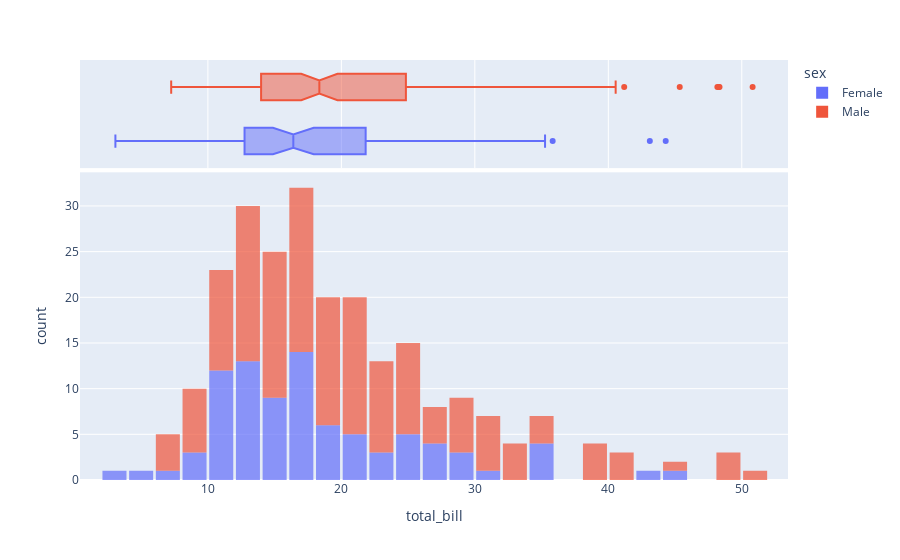

Source (notebook cell):
### Markdown cell above
Distplot is a function in Plotly Express that creates a histogram with a kernel density estimate (KDE) line on top of it. It combines the information from a histogram and a KDE plot to show the distribution of a variable.

### Code cell
import plotly.express as px
tips = px.data.tips()
fig = px.histogram(tips, x="total_bill", nbins=30, marginal="box", color="sex", opacity=0.7)
fig.update_layout(bargap=0.1)
fig.show()

### Figure 1 — Plotly figure (JSON) as saved in the notebook; plotly's stock layout.template omitted (floating-point values rounded to 4 significant figures; data arrays with more than 128 entries replaced by an {"elided": "..."} marker saying what was removed)
{"data": [{"alignmentgroup": "True", "bingroup": "x", "hovertemplate": "sex=Female<br>total_bill=%{x}<br>count=%{y}<extra></extra>", "legendgroup": "Female", "marker": {"color": "#636efa", "opacity": 0.7, "pattern": {"shape": ""}}, "name": "Female", "nbinsx": 30, "offsetgroup": "Female", "orientation": "v", "showlegend": true, "type": "histogram", "x": [16.99, 24.59, 35.26, 14.83, 10.33, 16.97, 20.29, 15.77, 19.65, 15.06, 20.69, 16.93, 10.29, 34.81, 26.41, 16.45, 3.07, 17.07, 26.86, 25.28, 14.73, 10.07, 34.83, 5.75, 16.32, 22.75, 11.35, 15.38, 44.3, 22.42, 20.92, 14.31, 7.25, 25.71, 17.31, 10.65, 12.43, 24.08, 13.42, 12.48, 29.8, 14.52, 11.38, 20.27, 11.17, 12.26, 18.26, 8.51, 10.33, 14.15, 13.16, 17.47, 27.05, 16.43, 8.35, 18.64, 11.87, 29.85, 25, 13.39, 16.21, 17.51, 10.59, 10.63, 9.6, 20.9, 18.15, 19.81, 43.11, 13, 12.74, 13, 16.4, 16.47, 12.76, 13.27, 28.17, 12.9, 30.14, 13.42, 15.98, 16.27, 10.09, 22.12, 35.83, 27.18, 18.78], "xaxis": "x", "yaxis": "y"}, {"alignmentgroup": "True", "hovertemplate": "sex=Female<br>total_bill=%{x}<extra></extra>", "legendgroup": "Female", "marker": {"color": "#636efa"}, "name": "Female", "notched": true, "offsetgroup": "Female", "showlegend": false, "type": "box", "x": [16.99, 24.59, 35.26, 14.83, 10.33, 16.97, 20.29, 15.77, 19.65, 15.06, 20.69, 16.93, 10.29, 34.81, 26.41, 16.45, 3.07, 17.07, 26.86, 25.28, 14.73, 10.07, 34.83, 5.75, 16.32, 22.75, 11.35, 15.38, 44.3, 22.42, 20.92, 14.31, 7.25, 25.71, 17.31, 10.65, 12.43, 24.08, 13.42, 12.48, 29.8, 14.52, 11.38, 20.27, 11.17, 12.26, 18.26, 8.51, 10.33, 14.15, 13.16, 17.47, 27.05, 16.43, 8.35, 18.64, 11.87, 29.85, 25, 13.39, 16.21, 17.51, 10.59, 10.63, 9.6, 20.9, 18.15, 19.81, 43.11, 13, 12.74, 13, 16.4, 16.47, 12.76, 13.27, 28.17, 12.9, 30.14, 13.42, 15.98, 16.27, 10.09, 22.12, 35.83, 27.18, 18.78], "xaxis": "x2", "yaxis": "y2"}, {"alignmentgroup": "True", "bingroup": "x", "hovertemplate": "sex=Male<br>total_bill=%{x}<br>count=%{y}<extra></extra>", "legendgroup": "Male", "marker": {"color": "#EF553B", "opacity": 0.7, "pattern": {"shape": ""}}, "name": "Male", "nbinsx": 30, "offsetgroup": "Male", "orientation": "v", "showlegend": true, "type": "histogram", "x": {"elided": "157 float values"}, "xaxis": "x", "yaxis": "y"}, {"alignmentgroup": "True", "hovertemplate": "sex=Male<br>total_bill=%{x}<extra></extra>", "legendgroup": "Male", "marker": {"color": "#EF553B"}, "name": "Male", "notched": true, "offsetgroup": "Male", "showlegend": false, "type": "box", "x": {"elided": "157 float values"}, "xaxis": "x2", "yaxis": "y2"}], "layout": {"bargap": 0.1, "barmode": "relative", "legend": {"title": {"text": "sex"}, "tracegroupgap": 0}, "margin": {"t": 60}, "xaxis": {"anchor": "y", "domain": [0, 1], "title": {"text": "total_bill"}}, "xaxis2": {"anchor": "y2", "domain": [0, 1], "matches": "x", "showgrid": true, "showticklabels": false}, "yaxis": {"anchor": "x", "domain": [0, 0.7326], "title": {"text": "count"}}, "yaxis2": {"anchor": "x2", "domain": [0.7426, 1], "matches": "y2", "showgrid": false, "showline": false, "showticklabels": false, "ticks": ""}}}
